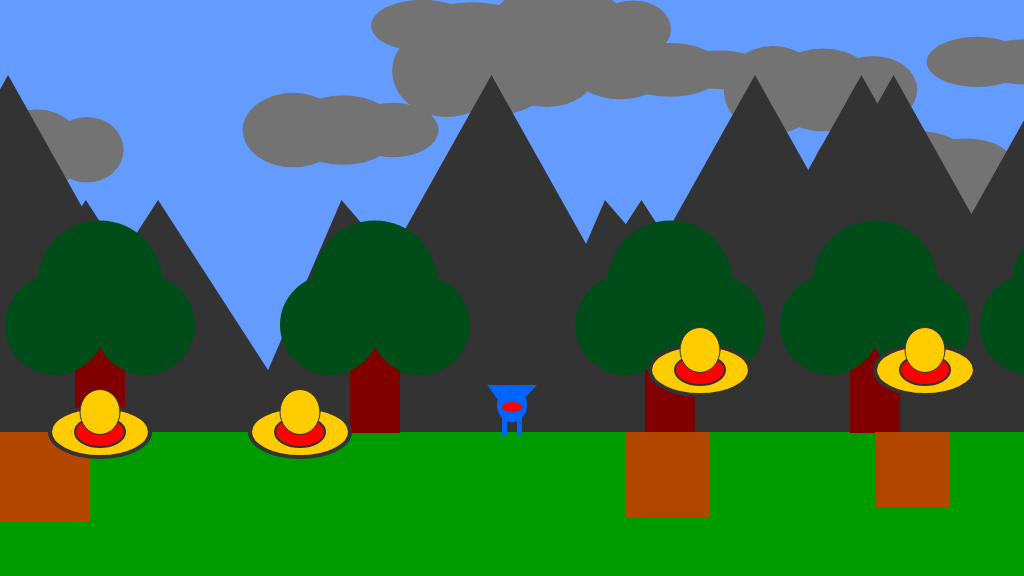
Frame 1 (no input)
Frame 60 (no input): identical to frame 1, image omitted
Frame 120 (the mouse pressed at the canvas centre since frame 60): identical to frame 1, image omitted

The p5.js sketch that drew this single still picture (run headless with seeded random() and noise() and a simulated clock; from frame 60 on, the mouse is pressed at the canvas centre):

// p5.js sketch
// ── sketch.js
/* Thouficul Chowdhury

The Game Project 7 - Bring it all together

*/

var gameChar_x;
var gameChar_y;
var floorPos_y;
var scrollPos;
var gameChar_world_x;

var clouds;
var mountains;
var canyons;

var isLeft;
var isRight;
var isFalling;
var isPlummeting;

function setup()
{
	createCanvas(1024, 576);
	floorPos_y = height * 3/4;
	gameChar_x = width/2;
	gameChar_y = floorPos_y;

	// Variable to control the background scrolling.
	scrollPos = 0;

	// Variable to store the real position of the gameChar in the game
	// world. Needed for collision detection.
	gameChar_world_x = gameChar_x - scrollPos;

	// Boolean variables to control the movement of the game character.
	isLeft = false;
	isRight = false;
	isFalling = false;
	isPlummeting = false;

	// Initialise arrays of scenery objects.
        trees_x = [
        -4750,-4450,-4050,-3875,-3400,-3000,-2750,-2525,-2225,-1975, -1525, -1075, -875,-670, -375, -100,100, 375, 670, 875, 1075, 1525, 1975, 2225, 2750, 3000, 3400, 3875, 4050, 4450, 4750
    ];
    
    clouds = [];
    
    mountains = [];
    
    canyons = [
        {x_pos: 0, width: 90},
        {x_pos: 625, width: 85},
        {x_pos: 875, width: 75},
        {x_pos: 1025, width: 95},
        {x_pos: 1275, width: 95},
        {x_pos: 1500, width: 75},
        {x_pos: 1850, width: 80},
        {x_pos: 2150, width: 90},
        {x_pos: 2350, width: 60},
        {x_pos: 2850, width: 75},
        
        {x_pos: -625, width: 85},
        {x_pos: -875, width: 75},
        {x_pos: -1025, width: 90},
        {x_pos: -1275, width: 90},
        {x_pos: -1500, width: 75},
        {x_pos: -1850, width: 80},
        {x_pos: -2150, width: 90}
        
        
    ];
    
    collectable_items = [
        {x_pos: 100, y_pos: 432, width: 100, hieght: 50, isfound: false},
        {x_pos: 300, y_pos: 432, width: 100, hieght: 50, isfound: false},
        {x_pos: 700, y_pos: 370, width: 100, hieght: 50, isfound: false},
        {x_pos: 925, y_pos: 370, width: 100, hieght: 50, isfound: false},
        {x_pos: 1150, y_pos: 432, width: 100, hieght: 50, isfound: false},
        {x_pos: 1350, y_pos: 432, width: 100, hieght: 50, isfound: false},
        {x_pos: 1650, y_pos: 432, width: 100, hieght: 50, isfound: false},
        {x_pos: 1900, y_pos: 432, width: 100, hieght: 50, isfound: false},
        {x_pos: 2050, y_pos: 360, width: 100, hieght: 50, isfound: false},
        {x_pos: 2350, y_pos: 432, width: 100, hieght: 50, isfound: false},
        {x_pos: -125, y_pos: 432, width: 100, hieght: 50, isfound: false},
        {x_pos: -400, y_pos: 432, width: 100, hieght: 50, isfound: false},
        {x_pos: -750, y_pos: 432, width: 100, hieght: 50, isfound: false},
        {x_pos: -925, y_pos: 370, width: 100, hieght: 50, isfound: false},
        {x_pos: -1250, y_pos: 432, width: 100, hieght: 50, isfound: false},
        {x_pos: -1350, y_pos: 432, width: 100, hieght: 50, isfound: false},
        {x_pos: -1450, y_pos: 370, width: 100, hieght: 50, isfound: false},
        {x_pos: -1750, y_pos: 432, width: 100, hieght: 50, isfound: false},
        {x_pos: -1900, y_pos: 432, width: 100, hieght: 50, isfound: false},
        {x_pos: -2050, y_pos: 370, width: 100, hieght: 50, isfound: false},
        {x_pos: -2350, y_pos: 432, width: 100, hieght: 50, isfound: false},
    ];
}

function draw()
{
	background(100, 155, 255); // fill the sky blue

	noStroke();
	fill(0,155,0);
	rect(0, floorPos_y, width, height/4); // draw some green ground
    
    //falling code
    if(gameChar_y !=floorPos_y) //gravity
    {
        gameChar_y +=5;
    }
    push();
    translate(scrollPos,0);
	
    // Draw clouds.
    drawClouds()
	
    // Draw mountains.
    drawMountains()
	
    // Draw trees.
    drawTrees()
	
    // Draw canyons.
    for (var c = 0; c < canyons.length; c++)
    {
        drawCanyon(canyons[c]);
        checkCanyon(canyons[c]);
        
    }
	// Draw collectable items.
    
    for (var h = 0; h < collectable_items.length; h++)
    {
        //if collectible is not found then draw collectible
        if(!collectable_items[h].isfound)
        {
            drawCollectable(collectable_items[h]);
        }
        
        checkCollectable(collectable_items[h]);
    }
    
    pop();
	// Draw game character.
	
	drawGameChar();
    
	// Logic to make the game character move or the background scroll.
	if(isLeft)
	{
		if(gameChar_x > width * 0.2)
		{
			gameChar_x -= 5;
		}
		else
		{
			scrollPos += 5;
		}
	}

	if(isRight)
	{
		if(gameChar_x < width * 0.8)
		{
			gameChar_x  += 5;
		}
		else
		{
			scrollPos -= 5; // negative for moving against the background
		}
	}
    
    
	// Logic to make the game character rise and fall.
    if(isFalling) //the key W
    {
        gameChar_y -=15;
    }
    if(gameChar_y !=floorPos_y) //gravity
    {
        gameChar_y +=5;
    }
    
    
	// Update real position of gameChar for collision detection.
	gameChar_world_x = gameChar_x - scrollPos;
}


// ---------------------
// Key control functions
// ---------------------

function keyPressed()
{
	console.log("press" + keyCode);
	console.log("press" + key);
    
    if(keyCode == 65) //the key A
    {
        isLeft = true;
    }
    if(keyCode == 68) //the key D 
    {
        isRight = true;
    }
    if(keyCode == 87) //the key W
    {
        gameChar_y -=100;
        isFalling = true;   
    }
}

function keyReleased()
{
	console.log("release" + keyCode);
	console.log("release" + key);
    if(keyCode == 65) //the key A
    {
        isLeft = false;
    }
    if(keyCode == 68) //the key D
    {
        isRight = false;
    }
    if(keyCode == 87) //the key W
    {
        isFalling = false;
    }
}


// ------------------------------
// Game character render function
// ------------------------------

// Function to draw the game character.

function drawGameChar()
{
	// draw game character
	if(isLeft && isFalling)
	{
        fill(0,100,255);
        noStroke();
        ellipse(gameChar_x-15,gameChar_y-47,20,35);
        rect(gameChar_x-23,gameChar_y-73,5,20);
        rect(gameChar_x-13,gameChar_y-37,5,20);
        rect(gameChar_x-20,gameChar_y-37,5,20);
        fill(255,0,0);
        ellipse(gameChar_x-15,gameChar_y-47, 20, 10);
	}
	else if(isRight && isFalling)
	{
        noStroke();
        fill(0,100,255);
        ellipse(gameChar_x+15,gameChar_y-47,20,35);
        rect(gameChar_x+18,gameChar_y-73,5,20);
        rect(gameChar_x+17,gameChar_y-37,5,20);
        rect(gameChar_x+10,gameChar_y-37,5,20);
        fill(255,0,0);
        ellipse(gameChar_x+15,gameChar_y-47, 20, 10);
    }
	else if(isLeft)
	{
        noStroke();
        fill(0,100,255);
        ellipse(gameChar_x-15,gameChar_y-27,20,35);
        rect(gameChar_x-23,gameChar_y-17,5,20);
        rect(gameChar_x-17,gameChar_y-57,5,20);
        fill(255,0,0);
        ellipse(gameChar_x-15,gameChar_y-27, 20, 10);
	}
	else if(isRight)
	{
        noStroke();
        fill(0,100,255);
        ellipse(gameChar_x+15,gameChar_y-27,20,35);
        rect(gameChar_x+17,gameChar_y-17,5,20);
        rect(gameChar_x+13,gameChar_y-57,5,20);
        fill(255,0,0);
        ellipse(gameChar_x+15,gameChar_y-27, 20, 10);
	}
	else if(isFalling || isPlummeting)
	{
		noStroke();
        fill(0,100,255);
        ellipse(gameChar_x,gameChar_y-27,30,35);
        rect(gameChar_x-10,gameChar_y-17,5,20);
        rect(gameChar_x+5,gameChar_y-17,5,20);
        triangle(gameChar_x-25,gameChar_y-47,gameChar_x+25,gameChar_y-47, 
                 gameChar_x-3,gameChar_y-17);
        fill(255,0,0);
        ellipse(gameChar_x,gameChar_y-25, 20, 10);
	}
	else
	{
        noStroke();
        fill(0,100,255);
        ellipse(gameChar_x,gameChar_y-27,30,35);
        rect(gameChar_x-10,gameChar_y-17,5,20);
        rect(gameChar_x+5,gameChar_y-17,5,20);
        triangle(gameChar_x-25,gameChar_y-47,gameChar_x+25,gameChar_y-47, 
                 gameChar_x-3,gameChar_y-17);
        fill(255,0,0);
        ellipse(gameChar_x,gameChar_y-25, 20, 10);
	}
}

// ---------------------------
// Background render functions
// ---------------------------

// Function to draw cloud objects.
function drawClouds()
{
    for (var a = 0; a < 2000; a++)
    {
        clouds.push({
            x_pos: random(-5000, 5000),
            y_pos: random(20, 200),
            width: random(65, 100),
            hieght: random(30,90)
        })
    }
    for (var j = 0; j < 100; j++)
    {
        noStroke();
        fill('#737373');
        ellipse(clouds[j].x_pos + 50, clouds[j].y_pos, 
                clouds[j].width + 20, clouds[j].hieght+15)
        ellipse(clouds[j].x_pos+100, clouds[j].y_pos, 
                clouds[j].width, clouds[j].hieght)
        ellipse(clouds[j].x_pos, clouds[j].y_pos, 
                clouds[j].width+10, clouds[j].hieght+20)
    }
}
// Function to draw mountains objects.
function drawMountains()
{
    //mountain array push
    for(var n =0; n < 50; n++)
    {
        mountains.push({
            x_pos: random(-5000,5000),
            y_pos: 432
        })
    }
    //mountain draw
    for (var m = 0; m < 50; m++)
    {
        noStroke();
        fill(51);
        triangle(mountains[m].x_pos + 50, mountains[m].y_pos,
                 mountains[m].x_pos +450, mountains[m].y_pos,
                 mountains[m].x_pos + 250, mountains[m].y_pos - 357);
        triangle(mountains[m].x_pos, mountains[m].y_pos,
                 mountains[m].x_pos + 300, mountains[m].y_pos,
                 mountains[m].x_pos + 100, mountains[m].y_pos -232);
        triangle(mountains[m].x_pos + 250, mountains[m].y_pos,
                 mountains[m].x_pos + 550, mountains[m].y_pos,
                 mountains[m].x_pos + 400, mountains[m].y_pos -232);
    }
}
// Function to draw trees objects.
function drawTrees()
{
    //trees array push
    for(var s = 0; s < 100; s++)
    {
        trees_x.push({
            x_pos: random(-5000, 5000),
            y_pos: floorPos_y,
           
        })
    }
    //trees draw
    for (var t = 0; t < 100; t++)
    {
        noStroke();
        fill('#800000');
        rect(trees_x[t]-25, floorPos_y-149, 50, 150)
        noStroke();
        fill('#004d1a');
        ellipse(trees_x[t], floorPos_y-149, 125);
        ellipse(trees_x[t]+45, floorPos_y-107, 100);
        ellipse(trees_x[t]-45, floorPos_y-107, 100);
    }
}

// ---------------------------------
// Canyon render and check functions
// ---------------------------------

// Function to draw canyon objects.

function drawCanyon(t_canyon)
{
    noStroke();
    fill('#b34700');
    rect(t_canyon.x_pos,floorPos_y,t_canyon.width,t_canyon.width);
}

// Function to check character is over a canyon.

function checkCanyon(t_canyon)
{
    if (gameChar_world_x >=t_canyon.x_pos && 
        gameChar_world_x <= (t_canyon.x_pos + t_canyon.width) && gameChar_y >= floorPos_y)
    {
        isPlummeting = true;
        gameChar_y +=10;
    }
    if (gameChar_y < floorPos_y)
    {
       isPlummeting = false;
    }
}


// ----------------------------------
// Collectable items render and check functions
// ----------------------------------

// Function to draw collectable objects.

function drawCollectable(t_collectable)
{
    strokeWeight(4);
    stroke(51);
    fill('#ffcc00');
    ellipse(t_collectable.x_pos,t_collectable.y_pos,
            t_collectable.width,t_collectable.hieght);
    strokeWeight(2);
    stroke(51);
    fill('red');
    ellipse(t_collectable.x_pos,t_collectable.y_pos,
            t_collectable.width-50,t_collectable.hieght-20);
    strokeWeight(1);
    stroke(51);
    fill('#ffcc00');
    ellipse(t_collectable.x_pos,t_collectable.y_pos-20,
            t_collectable.width-60,t_collectable.hieght-5);
}

// Function to check character has collected an item.

function checkCollectable(t_collectable)
{
    var d = dist(gameChar_world_x, gameChar_y, t_collectable.x_pos, t_collectable.y_pos)
    if (d < 50)
    {
        t_collectable.isfound = true;
    }
    if(t_collectable.isfound == false);
}
